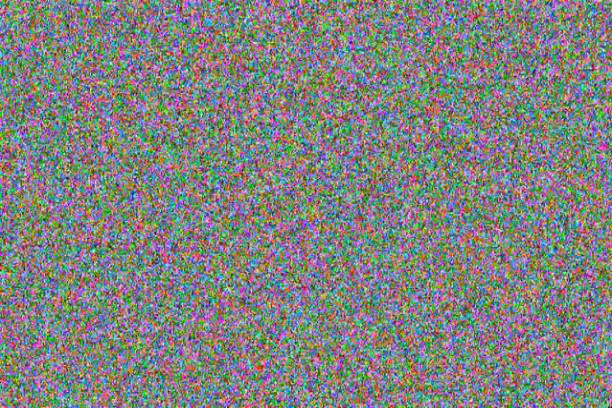
#> input picture Trump/1.png, 612 x 408 px
$ python ans.py
#> lines starting #> are read from the running program, lines starting #| are printed output that depends on the picture
from PIL import Image
import numpy as np

def xor_images(img1_path, img2_path, output_path="xor_output.png"):
    # Load images
#> called with img1_path = '1.png', img2_path = '3.png', output_path = '2.png'
    img1 = Image.open(img1_path).convert("RGB")
#> img1 is the input picture: PIL image 612x408 RGB; mean R, G, B 128.7, 130.2, 127.8
    img2 = Image.open(img2_path).convert("RGB")
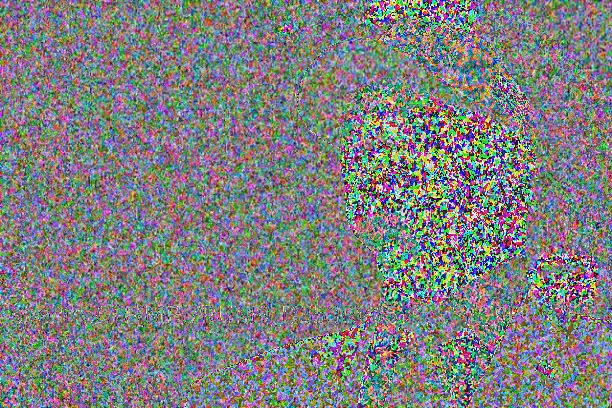
#> input picture Trump/3.png, 612 x 408 px
#> img2 is the input picture: PIL image 612x408 RGB; mean R, G, B 126.5, 126.8, 127.1

    # Resize second image to match first image if needed
    if img1.size != img2.size:
        img2 = img2.resize(img1.size)

    # Convert images to NumPy arrays
    arr1 = np.array(img1)
    arr2 = np.array(img2)

    # XOR operation (pixel-wise XOR)
    xor_result = np.bitwise_xor(arr1, arr2)
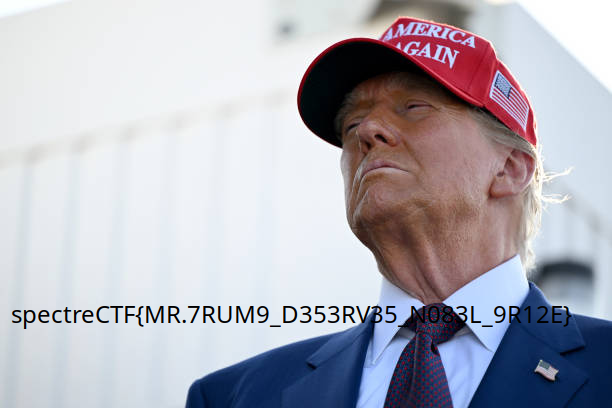
#> xor_result: shape (408, 612, 3); mean R, G, B 178.7, 177.5, 187.3

    # Convert back to image
    xor_image = Image.fromarray(xor_result.astype('uint8'), "RGB")
    xor_image.save(output_path)

    print(f"XOR image saved as: {output_path}")

# Example usage
xor_images("1.png", "3.png", "2.png")
